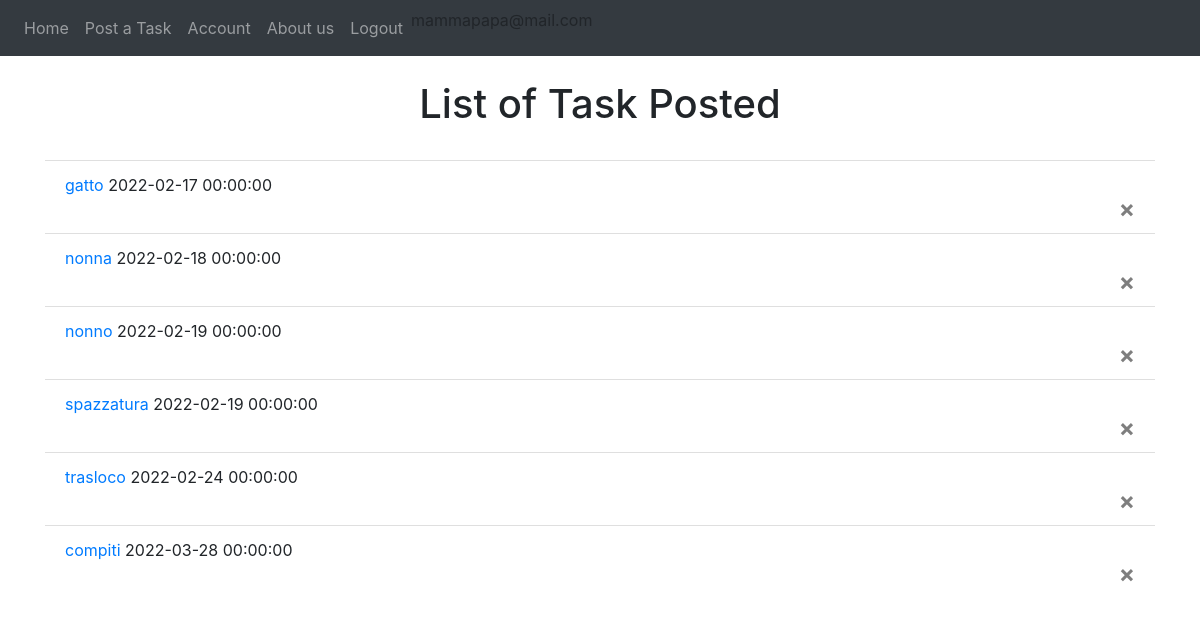
/ (signed in), run on the app's committed database.
### website/models.py (models this page shows)
class User(db.Model, UserMixin):
    id = db.Column(db.Integer, primary_key=True)
    email = db.Column(db.String(150), unique=True)
    password = db.Column(db.String(150))
    first_name = db.Column(db.String(150))
    surname = db.Column(db.String(150))
    type = db.Column(db.String(20))
    recensionipostate = db.relationship('Review', foreign_keys='Review.id_reviewer',
                                        backref='author')
    recensioniricevute = db.relationship('Review', foreign_keys='Review.id_reviewed',
                                         backref='ricevitore')
    __mapper_args__ = {
        'polymorphic_on': type,
        'polymorphic_identity': 'user',
    }

class Offer(db.Model, UserMixin):
    id = db.Column(db.Integer, primary_key=True)
    title = db.Column(db.String(150))
    description = db.Column(db.String(150))
    date = db.Column(db.DateTime(timezone=True), default=func.now())
    isAss = db.Column(db.Boolean, default=False)
    date_task = db.Column(db.DateTime(timezone=True))
    id_adult = db.Column(db.Integer, db.ForeignKey('adult.id'))
    scelta = db.Column(db.Integer, db.ForeignKey('student.id'))
    isPerf = db.Column(db.Boolean, default=False)
    rece = db.relationship('Review', backref='recensione', uselist=False)

### website/views.py (the view)
@views.route('/', methods=['GET',
                           'POST'])  # 17,14 views is the name of our blueprint (/ is the main page, this function will run
@login_required  # every time we go to the home page
def home():
    if current_user.type == 'adult':
        today = datetime.today()
        stamp = []
        for task in current_user.tasks:
            if task.date_task > today:
                stamp.append(task)
            else:
                task.isPerf = True
                db.session.commit()
        return render_template("home.html", user=current_user, tasks=stamp)
    return redirect(url_for('views.offer'))

### website/__init__.py (called while the page is built)
def create_app():
    app = Flask(__name__)
    app.config['SECRET_KEY'] = 'atrebunfigoassurdo'
    app.config['SQLALCHEMY_DATABASE_URI'] = 'sqlite:///'+ DB_NAME
    db.init_app(app)
    from .views import views  # We imported the name of the blueprint
    from .auth import auth
    app.register_blueprint(views, url_prefix="/")  # Stiamo dicendo come sono definite le pagine e dove sono
    app.register_blueprint(auth, url_prefix="/")
    from .models import User, Offer, Adult, Student
    create_database(app)
    login_manager = LoginManager()
    login_manager.login_view = 'auth.login'  # dove vogliamo mandare l'user se non loggato
    login_manager.init_app(app)
    @login_manager.user_loader
    def load_user(id):
        return User.query.get(int(id))
    return app

### website/templates/home.html (shortened to what this page needs)
{% extends "base.html" %} {% block title %}Home{% endblock %} {% block content%}
    <br />
    <h1 align="center">List of Task Posted</h1>
<ul class="list-group list-group-flush" id="offers">
  {% for offer in tasks %}
  <li class="list-group-item">
        {% if offer.isAss!=True %}
     <a href={{ url_for('views.taskscelta', task_id=offer.id) }} >{{ offer.title }}</a> {{ offer.date_task }}
      <div>
          <button type="button" class="close" onClick="deleteOffer({{ offer.id }})">
             <span aria-hidden="true">&times;</span>
         </button>
          </div>
          <br/>
        {% endif %}
  </li>
  {% endfor %}
</ul>
{% endblock %}

### website/templates/base.html (shortened to what this page needs)
<!DOCTYPE html>
<html lang="">
  <head>
      <link
      rel="stylesheet"
      href="https://stackpath.bootstrapcdn.com/bootstrap/4.4.1/css/bootstrap.min.css"
    />
    <link
      rel="stylesheet"
      href="https://stackpath.bootstrapcdn.com/font-awesome/4.7.0/css/font-awesome.min.css"
    />
  </head>
  <body>
    <nav class="navbar navbar-expand-lg navbar-dark bg-dark">
      <div class="collapse navbar-collapse" id="navbar">
        <div class="navbar-nav">
            {% if user.is_authenticated %}
                <ul class="nav navbar-nav">
                {% if user.type=='adult' %}
                    <li><a class="nav-item nav-link" id="home" href="/">Home</a></li>
                    <li><a class="nav-item nav-link" id="posttask" href="/posttask">Post a Task</a></li>
                    <li><a class="nav-item nav-link" id="account" href="/account">Account</a></li>
                    <li><a class="nav-item nav-link" id="aboutus" href="/about_us">About us</a></li>
                    <li><a class="nav-item nav-link" id="logout" href="/logout">Logout</a></li>
                {% endif %}
                </ul>
                <ul class="nav navbar-nav">
                    <li> {{ user.email}}</li>
                </ul>
            {% else %}
                <a class="nav-item nav-link" id="sign_up" href="/sign_up">Signup</a>
                <a class="nav-item nav-link" id="login" href="/login">Login</a>
                <a class="nav-item nav-link" id="aboutus" href="/about_us">About us</a>
            {% endif %}
        </div>
      </div>
    </nav>
    <div class="container">{% block content %} {% endblock %}</div>
  </body>
</html>

### data on the page
User: email "mammapapa@mail.com"
Offer: title "gatto", date_task "2022-02-17 00:00:00"
Offer: title "nonna", date_task "2022-02-18 00:00:00"
Offer: title "nonno", date_task "2022-02-19 00:00:00"
Offer: title "spazzatura", date_task "2022-02-19 00:00:00"
Offer: title "trasloco", date_task "2022-02-24 00:00:00"
Offer: title "compiti", date_task "2022-03-28 00:00:00"
